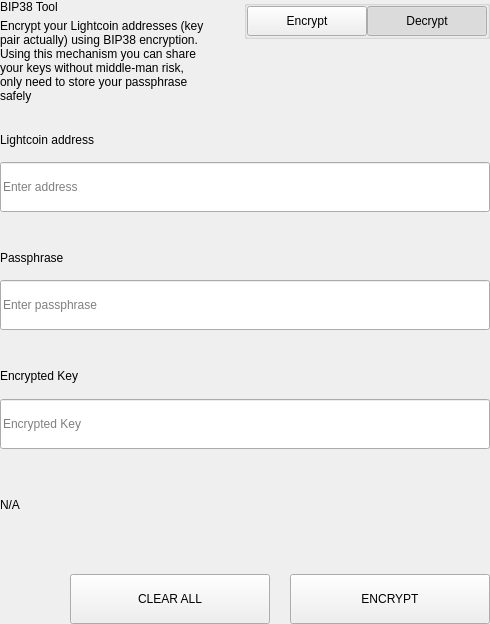
<?xml version="1.0" encoding="UTF-8"?>
<ui version="4.0">
 <class>SettingsBitToolWidget</class>
 <widget class="QWidget" name="SettingsBitToolWidget">
  <property name="geometry">
   <rect>
    <x>0</x>
    <y>0</y>
    <width>490</width>
    <height>624</height>
   </rect>
  </property>
  <property name="windowTitle">
   <string>Form</string>
  </property>
  <layout class="QVBoxLayout" name="verticalLayout">
   <property name="spacing">
    <number>0</number>
   </property>
   <property name="leftMargin">
    <number>0</number>
   </property>
   <property name="topMargin">
    <number>0</number>
   </property>
   <property name="rightMargin">
    <number>0</number>
   </property>
   <property name="bottomMargin">
    <number>0</number>
   </property>
   <item>
    <widget class="QWidget" name="left" native="true">
     <layout class="QVBoxLayout" name="verticalLayout_3">
      <property name="leftMargin">
       <number>0</number>
      </property>
      <property name="topMargin">
       <number>0</number>
      </property>
      <property name="rightMargin">
       <number>0</number>
      </property>
      <property name="bottomMargin">
       <number>0</number>
      </property>
      <item>
       <layout class="QVBoxLayout" name="verticalLayout_2">
        <property name="spacing">
         <number>0</number>
        </property>
        <item>
         <layout class="QHBoxLayout" name="horizontalLayout_3" stretch="3,1">
          <property name="spacing">
           <number>40</number>
          </property>
          <item>
           <layout class="QVBoxLayout" name="verticalLayoutTitle">
            <property name="spacing">
             <number>5</number>
            </property>
            <item>
             <widget class="QLabel" name="labelTitle">
              <property name="text">
               <string>BIP38 Tool</string>
              </property>
             </widget>
            </item>
            <item>
             <widget class="QLabel" name="labelSubtitle1">
              <property name="text">
               <string>Encrypt your Lightcoin addresses (key pair actually) using BIP38 encryption.
Using this mechanism you can share your keys without middle-man risk, only need to store your passphrase safely</string>
              </property>
              <property name="wordWrap">
               <bool>true</bool>
              </property>
             </widget>
            </item>
           </layout>
          </item>
          <item alignment="Qt::AlignTop">
           <widget class="QGroupBox" name="groupBox">
            <property name="title">
             <string/>
            </property>
            <property name="alignment">
             <set>Qt::AlignLeading|Qt::AlignLeft|Qt::AlignTop</set>
            </property>
            <layout class="QHBoxLayout" name="horizontalLayout_4">
             <property name="spacing">
              <number>0</number>
             </property>
             <property name="leftMargin">
              <number>0</number>
             </property>
             <property name="topMargin">
              <number>0</number>
             </property>
             <property name="rightMargin">
              <number>0</number>
             </property>
             <property name="bottomMargin">
              <number>0</number>
             </property>
             <item>
              <spacer name="horizontalSpacer">
               <property name="orientation">
                <enum>Qt::Horizontal</enum>
               </property>
               <property name="sizeHint" stdset="0">
                <size>
                 <width>40</width>
                 <height>20</height>
                </size>
               </property>
              </spacer>
             </item>
             <item>
              <widget class="QPushButton" name="pushLeft">
               <property name="minimumSize">
                <size>
                 <width>120</width>
                 <height>30</height>
                </size>
               </property>
               <property name="maximumSize">
                <size>
                 <width>120</width>
                 <height>30</height>
                </size>
               </property>
               <property name="focusPolicy">
                <enum>Qt::NoFocus</enum>
               </property>
               <property name="text">
                <string>Encrypt</string>
               </property>
               <property name="checkable">
                <bool>true</bool>
               </property>
               <property name="autoExclusive">
                <bool>true</bool>
               </property>
              </widget>
             </item>
             <item>
              <widget class="QPushButton" name="pushRight">
               <property name="minimumSize">
                <size>
                 <width>120</width>
                 <height>30</height>
                </size>
               </property>
               <property name="maximumSize">
                <size>
                 <width>120</width>
                 <height>30</height>
                </size>
               </property>
               <property name="focusPolicy">
                <enum>Qt::NoFocus</enum>
               </property>
               <property name="text">
                <string>Decrypt</string>
               </property>
               <property name="checkable">
                <bool>true</bool>
               </property>
               <property name="checked">
                <bool>true</bool>
               </property>
               <property name="autoExclusive">
                <bool>true</bool>
               </property>
              </widget>
             </item>
            </layout>
           </widget>
          </item>
         </layout>
        </item>
        <item>
         <widget class="QStackedWidget" name="stackedWidget">
          <property name="currentIndex">
           <number>1</number>
          </property>
          <widget class="QWidget" name="pageDecrypt">
           <layout class="QVBoxLayout" name="verticalLayout_5">
            <property name="spacing">
             <number>0</number>
            </property>
            <property name="leftMargin">
             <number>0</number>
            </property>
            <property name="topMargin">
             <number>0</number>
            </property>
            <property name="rightMargin">
             <number>0</number>
            </property>
            <property name="bottomMargin">
             <number>0</number>
            </property>
            <item>
             <widget class="QWidget" name="widget" native="true">
              <property name="minimumSize">
               <size>
                <width>0</width>
                <height>100</height>
               </size>
              </property>
              <layout class="QVBoxLayout" name="verticalLayout_4">
               <property name="spacing">
                <number>0</number>
               </property>
               <property name="leftMargin">
                <number>0</number>
               </property>
               <property name="topMargin">
                <number>0</number>
               </property>
               <property name="rightMargin">
                <number>0</number>
               </property>
               <property name="bottomMargin">
                <number>0</number>
               </property>
               <item>
                <spacer name="verticalSpacer_2">
                 <property name="orientation">
                  <enum>Qt::Vertical</enum>
                 </property>
                 <property name="sizeType">
                  <enum>QSizePolicy::Fixed</enum>
                 </property>
                 <property name="sizeHint" stdset="0">
                  <size>
                   <width>20</width>
                   <height>20</height>
                  </size>
                 </property>
                </spacer>
               </item>
               <item>
                <layout class="QHBoxLayout" name="horizontalLayout_6" stretch="2">
                 <property name="spacing">
                  <number>0</number>
                 </property>
                 <item>
                  <layout class="QVBoxLayout" name="verticalLayout_7">
                   <property name="spacing">
                    <number>9</number>
                   </property>
                   <item>
                    <widget class="QLabel" name="labelSubtitleKey">
                     <property name="minimumSize">
                      <size>
                       <width>0</width>
                       <height>20</height>
                      </size>
                     </property>
                     <property name="maximumSize">
                      <size>
                       <width>16777215</width>
                       <height>20</height>
                      </size>
                     </property>
                     <property name="text">
                      <string>Encrypted key</string>
                     </property>
                    </widget>
                   </item>
                   <item>
                    <widget class="QLineEdit" name="lineEditKey">
                     <property name="minimumSize">
                      <size>
                       <width>0</width>
                       <height>50</height>
                      </size>
                     </property>
                     <property name="maximumSize">
                      <size>
                       <width>16777215</width>
                       <height>50</height>
                      </size>
                     </property>
                     <property name="placeholderText">
                      <string>Enter a encrypted key</string>
                     </property>
                    </widget>
                   </item>
                  </layout>
                 </item>
                </layout>
               </item>
               <item>
                <spacer name="verticalSpacer_3">
                 <property name="orientation">
                  <enum>Qt::Vertical</enum>
                 </property>
                 <property name="sizeType">
                  <enum>QSizePolicy::Fixed</enum>
                 </property>
                 <property name="sizeHint" stdset="0">
                  <size>
                   <width>20</width>
                   <height>20</height>
                  </size>
                 </property>
                </spacer>
               </item>
               <item>
                <layout class="QVBoxLayout" name="verticalLayout_9">
                 <property name="spacing">
                  <number>9</number>
                 </property>
                 <item>
                  <widget class="QLabel" name="labelSubtitlePassphrase">
                   <property name="maximumSize">
                    <size>
                     <width>16777215</width>
                     <height>20</height>
                    </size>
                   </property>
                   <property name="text">
                    <string>Passphrase</string>
                   </property>
                  </widget>
                 </item>
                 <item>
                  <widget class="QLineEdit" name="lineEditPassphrase">
                   <property name="minimumSize">
                    <size>
                     <width>0</width>
                     <height>50</height>
                    </size>
                   </property>
                   <property name="maximumSize">
                    <size>
                     <width>16777215</width>
                     <height>50</height>
                    </size>
                   </property>
                   <property name="placeholderText">
                    <string>Enter a passphrase</string>
                   </property>
                  </widget>
                 </item>
                </layout>
               </item>
               <item>
                <spacer name="verticalSpacer_4">
                 <property name="orientation">
                  <enum>Qt::Vertical</enum>
                 </property>
                 <property name="sizeType">
                  <enum>QSizePolicy::Fixed</enum>
                 </property>
                 <property name="sizeHint" stdset="0">
                  <size>
                   <width>20</width>
                   <height>20</height>
                  </size>
                 </property>
                </spacer>
               </item>
               <item>
                <widget class="QWidget" name="widget_3" native="true">
                 <property name="sizePolicy">
                  <sizepolicy hsizetype="Preferred" vsizetype="Fixed">
                   <horstretch>0</horstretch>
                   <verstretch>0</verstretch>
                  </sizepolicy>
                 </property>
                 <layout class="QVBoxLayout" name="verticalLayout_10">
                  <property name="spacing">
                   <number>9</number>
                  </property>
                  <property name="leftMargin">
                   <number>0</number>
                  </property>
                  <property name="topMargin">
                   <number>0</number>
                  </property>
                  <property name="rightMargin">
                   <number>0</number>
                  </property>
                  <property name="bottomMargin">
                   <number>0</number>
                  </property>
                  <item>
                   <widget class="QLabel" name="labelSubtitleDecryptResult">
                    <property name="minimumSize">
                     <size>
                      <width>0</width>
                      <height>20</height>
                     </size>
                    </property>
                    <property name="maximumSize">
                     <size>
                      <width>16777215</width>
                      <height>20</height>
                     </size>
                    </property>
                    <property name="text">
                     <string>Decrypted address result</string>
                    </property>
                   </widget>
                  </item>
                  <item>
                   <widget class="QWidget" name="widget_4" native="true">
                    <layout class="QHBoxLayout" name="horizontalLayout" stretch="6,0,1">
                     <property name="spacing">
                      <number>0</number>
                     </property>
                     <property name="leftMargin">
                      <number>0</number>
                     </property>
                     <property name="topMargin">
                      <number>0</number>
                     </property>
                     <property name="rightMargin">
                      <number>0</number>
                     </property>
                     <property name="bottomMargin">
                      <number>0</number>
                     </property>
                     <item alignment="Qt::AlignVCenter">
                      <widget class="QLineEdit" name="lineEditDecryptResult">
                       <property name="minimumSize">
                        <size>
                         <width>0</width>
                         <height>50</height>
                        </size>
                       </property>
                       <property name="maximumSize">
                        <size>
                         <width>16777215</width>
                         <height>50</height>
                        </size>
                       </property>
                       <property name="placeholderText">
                        <string>Decrypted Address</string>
                       </property>
                      </widget>
                     </item>
                     <item>
                      <spacer name="horizontalSpacer_4">
                       <property name="orientation">
                        <enum>Qt::Horizontal</enum>
                       </property>
                       <property name="sizeType">
                        <enum>QSizePolicy::Fixed</enum>
                       </property>
                       <property name="sizeHint" stdset="0">
                        <size>
                         <width>20</width>
                         <height>50</height>
                        </size>
                       </property>
                      </spacer>
                     </item>
                     <item>
                      <widget class="QPushButton" name="pushButtonImport">
                       <property name="minimumSize">
                        <size>
                         <width>140</width>
                         <height>40</height>
                        </size>
                       </property>
                       <property name="text">
                        <string>Import Address</string>
                       </property>
                      </widget>
                     </item>
                    </layout>
                   </widget>
                  </item>
                 </layout>
                </widget>
               </item>
               <item>
                <widget class="QLabel" name="statusLabel_DEC">
                 <property name="maximumSize">
                  <size>
                   <width>16777215</width>
                   <height>40</height>
                  </size>
                 </property>
                 <property name="text">
                  <string/>
                 </property>
                </widget>
               </item>
               <item>
                <spacer name="verticalSpacer">
                 <property name="orientation">
                  <enum>Qt::Vertical</enum>
                 </property>
                 <property name="sizeType">
                  <enum>QSizePolicy::Preferred</enum>
                 </property>
                 <property name="sizeHint" stdset="0">
                  <size>
                   <width>20</width>
                   <height>20</height>
                  </size>
                 </property>
                </spacer>
               </item>
               <item>
                <layout class="QHBoxLayout" name="horizontalLayout_7">
                 <property name="spacing">
                  <number>0</number>
                 </property>
                 <item>
                  <spacer name="horizontalSpacer_5">
                   <property name="orientation">
                    <enum>Qt::Horizontal</enum>
                   </property>
                   <property name="sizeType">
                    <enum>QSizePolicy::Expanding</enum>
                   </property>
                   <property name="sizeHint" stdset="0">
                    <size>
                     <width>40</width>
                     <height>20</height>
                    </size>
                   </property>
                  </spacer>
                 </item>
                 <item>
                  <widget class="QPushButton" name="pushButtonDecryptClear">
                   <property name="minimumSize">
                    <size>
                     <width>200</width>
                     <height>50</height>
                    </size>
                   </property>
                   <property name="maximumSize">
                    <size>
                     <width>200</width>
                     <height>50</height>
                    </size>
                   </property>
                   <property name="text">
                    <string>CLEAR</string>
                   </property>
                  </widget>
                 </item>
                 <item>
                  <spacer name="horizontalSpacer_3">
                   <property name="orientation">
                    <enum>Qt::Horizontal</enum>
                   </property>
                   <property name="sizeType">
                    <enum>QSizePolicy::Fixed</enum>
                   </property>
                   <property name="sizeHint" stdset="0">
                    <size>
                     <width>20</width>
                     <height>20</height>
                    </size>
                   </property>
                  </spacer>
                 </item>
                 <item>
                  <widget class="QPushButton" name="pushButtonDecrypt">
                   <property name="minimumSize">
                    <size>
                     <width>200</width>
                     <height>50</height>
                    </size>
                   </property>
                   <property name="maximumSize">
                    <size>
                     <width>200</width>
                     <height>50</height>
                    </size>
                   </property>
                   <property name="text">
                    <string>DECRYPT KEY</string>
                   </property>
                  </widget>
                 </item>
                </layout>
               </item>
              </layout>
             </widget>
            </item>
           </layout>
          </widget>
          <widget class="QWidget" name="pageEncrypt">
           <layout class="QVBoxLayout" name="verticalLayout_11">
            <property name="spacing">
             <number>0</number>
            </property>
            <property name="leftMargin">
             <number>0</number>
            </property>
            <property name="topMargin">
             <number>0</number>
            </property>
            <property name="rightMargin">
             <number>0</number>
            </property>
            <property name="bottomMargin">
             <number>0</number>
            </property>
            <item>
             <spacer name="verticalSpacer_8">
              <property name="orientation">
               <enum>Qt::Vertical</enum>
              </property>
              <property name="sizeType">
               <enum>QSizePolicy::Fixed</enum>
              </property>
              <property name="sizeHint" stdset="0">
               <size>
                <width>20</width>
                <height>20</height>
               </size>
              </property>
             </spacer>
            </item>
            <item>
             <widget class="QWidget" name="containerAddressEnc" native="true">
              <layout class="QVBoxLayout" name="containerAddressEncLayout">
               <property name="spacing">
                <number>5</number>
               </property>
               <property name="leftMargin">
                <number>0</number>
               </property>
               <property name="topMargin">
                <number>0</number>
               </property>
               <property name="rightMargin">
                <number>0</number>
               </property>
               <property name="bottomMargin">
                <number>0</number>
               </property>
               <item>
                <widget class="QLabel" name="labelSubtitleAddress">
                 <property name="minimumSize">
                  <size>
                   <width>0</width>
                   <height>20</height>
                  </size>
                 </property>
                 <property name="maximumSize">
                  <size>
                   <width>16777215</width>
                   <height>20</height>
                  </size>
                 </property>
                 <property name="text">
                  <string>Lightcoin address</string>
                 </property>
                </widget>
               </item>
               <item>
                <widget class="QLineEdit" name="addressIn_ENC">
                 <property name="minimumSize">
                  <size>
                   <width>0</width>
                   <height>50</height>
                  </size>
                 </property>
                 <property name="placeholderText">
                  <string>Enter address</string>
                 </property>
                </widget>
               </item>
              </layout>
             </widget>
            </item>
            <item>
             <spacer name="verticalSpacer_6">
              <property name="orientation">
               <enum>Qt::Vertical</enum>
              </property>
              <property name="sizeType">
               <enum>QSizePolicy::Fixed</enum>
              </property>
              <property name="sizeHint" stdset="0">
               <size>
                <width>20</width>
                <height>20</height>
               </size>
              </property>
             </spacer>
            </item>
            <item>
             <widget class="QWidget" name="containerAddress" native="true">
              <layout class="QHBoxLayout" name="horizontalLayout_9" stretch="2">
               <property name="spacing">
                <number>0</number>
               </property>
               <property name="leftMargin">
                <number>0</number>
               </property>
               <property name="topMargin">
                <number>0</number>
               </property>
               <property name="rightMargin">
                <number>0</number>
               </property>
               <property name="bottomMargin">
                <number>0</number>
               </property>
               <item>
                <layout class="QVBoxLayout" name="verticalLayout_8">
                 <property name="spacing">
                  <number>5</number>
                 </property>
                 <item>
                  <widget class="QLabel" name="labelSubtitleMessage">
                   <property name="minimumSize">
                    <size>
                     <width>0</width>
                     <height>20</height>
                    </size>
                   </property>
                   <property name="maximumSize">
                    <size>
                     <width>16777215</width>
                     <height>20</height>
                    </size>
                   </property>
                   <property name="text">
                    <string>Passphrase</string>
                   </property>
                  </widget>
                 </item>
                 <item>
                  <widget class="QLineEdit" name="passphraseIn_ENC">
                   <property name="minimumSize">
                    <size>
                     <width>0</width>
                     <height>50</height>
                    </size>
                   </property>
                   <property name="maximumSize">
                    <size>
                     <width>16777215</width>
                     <height>50</height>
                    </size>
                   </property>
                   <property name="placeholderText">
                    <string>Enter passphrase</string>
                   </property>
                  </widget>
                 </item>
                </layout>
               </item>
              </layout>
             </widget>
            </item>
            <item>
             <spacer name="verticalSpacer_7">
              <property name="orientation">
               <enum>Qt::Vertical</enum>
              </property>
              <property name="sizeType">
               <enum>QSizePolicy::Fixed</enum>
              </property>
              <property name="sizeHint" stdset="0">
               <size>
                <width>20</width>
                <height>20</height>
               </size>
              </property>
             </spacer>
            </item>
            <item>
             <widget class="QWidget" name="widget_2" native="true">
              <property name="minimumSize">
               <size>
                <width>0</width>
                <height>75</height>
               </size>
              </property>
              <property name="maximumSize">
               <size>
                <width>16777215</width>
                <height>16777215</height>
               </size>
              </property>
              <layout class="QVBoxLayout" name="verticalLayout_6">
               <property name="leftMargin">
                <number>0</number>
               </property>
               <property name="topMargin">
                <number>0</number>
               </property>
               <property name="rightMargin">
                <number>0</number>
               </property>
               <property name="bottomMargin">
                <number>0</number>
               </property>
               <item>
                <widget class="QLabel" name="labelSubtitleEncryptedKey">
                 <property name="minimumSize">
                  <size>
                   <width>0</width>
                   <height>20</height>
                  </size>
                 </property>
                 <property name="maximumSize">
                  <size>
                   <width>16777215</width>
                   <height>20</height>
                  </size>
                 </property>
                 <property name="text">
                  <string>Encrypted Key</string>
                 </property>
                </widget>
               </item>
               <item>
                <widget class="QLineEdit" name="encryptedKeyOut_ENC">
                 <property name="minimumSize">
                  <size>
                   <width>0</width>
                   <height>50</height>
                  </size>
                 </property>
                 <property name="placeholderText">
                  <string>Encrypted Key</string>
                 </property>
                </widget>
               </item>
              </layout>
             </widget>
            </item>
            <item>
             <widget class="QLabel" name="statusLabel_ENC">
              <property name="text">
               <string notr="true">N/A</string>
              </property>
             </widget>
            </item>
            <item>
             <spacer name="verticalSpacer_5">
              <property name="orientation">
               <enum>Qt::Vertical</enum>
              </property>
              <property name="sizeType">
               <enum>QSizePolicy::Fixed</enum>
              </property>
              <property name="sizeHint" stdset="0">
               <size>
                <width>20</width>
                <height>20</height>
               </size>
              </property>
             </spacer>
            </item>
            <item>
             <layout class="QHBoxLayout" name="horizontalLayout_8">
              <property name="spacing">
               <number>0</number>
              </property>
              <item>
               <spacer name="horizontalSpacer_6">
                <property name="orientation">
                 <enum>Qt::Horizontal</enum>
                </property>
                <property name="sizeType">
                 <enum>QSizePolicy::Expanding</enum>
                </property>
                <property name="sizeHint" stdset="0">
                 <size>
                  <width>40</width>
                  <height>20</height>
                 </size>
                </property>
               </spacer>
              </item>
              <item>
               <widget class="QPushButton" name="pushButtonClear">
                <property name="minimumSize">
                 <size>
                  <width>200</width>
                  <height>50</height>
                 </size>
                </property>
                <property name="focusPolicy">
                 <enum>Qt::NoFocus</enum>
                </property>
                <property name="text">
                 <string>CLEAR ALL</string>
                </property>
               </widget>
              </item>
              <item>
               <spacer name="horizontalSpacer_2">
                <property name="orientation">
                 <enum>Qt::Horizontal</enum>
                </property>
                <property name="sizeType">
                 <enum>QSizePolicy::Fixed</enum>
                </property>
                <property name="sizeHint" stdset="0">
                 <size>
                  <width>20</width>
                  <height>20</height>
                 </size>
                </property>
               </spacer>
              </item>
              <item>
               <widget class="QPushButton" name="pushButtonEncrypt">
                <property name="minimumSize">
                 <size>
                  <width>200</width>
                  <height>50</height>
                 </size>
                </property>
                <property name="maximumSize">
                 <size>
                  <width>200</width>
                  <height>50</height>
                 </size>
                </property>
                <property name="focusPolicy">
                 <enum>Qt::NoFocus</enum>
                </property>
                <property name="text">
                 <string>ENCRYPT</string>
                </property>
               </widget>
              </item>
             </layout>
            </item>
           </layout>
          </widget>
         </widget>
        </item>
       </layout>
      </item>
     </layout>
    </widget>
   </item>
  </layout>
 </widget>
 <resources/>
 <connections/>
</ui>
